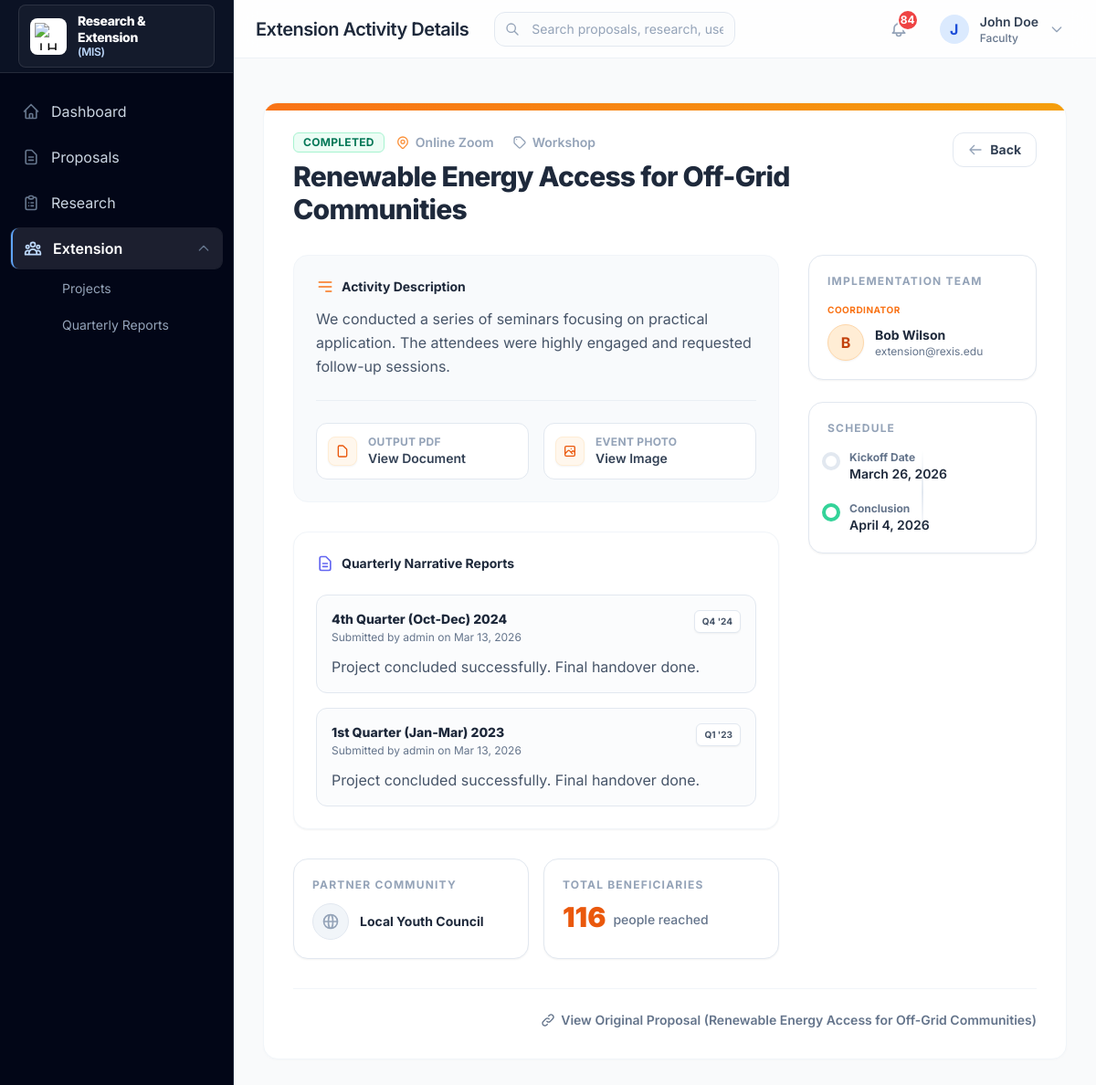
Before: /extension/1/ (signed in) with the older database file.
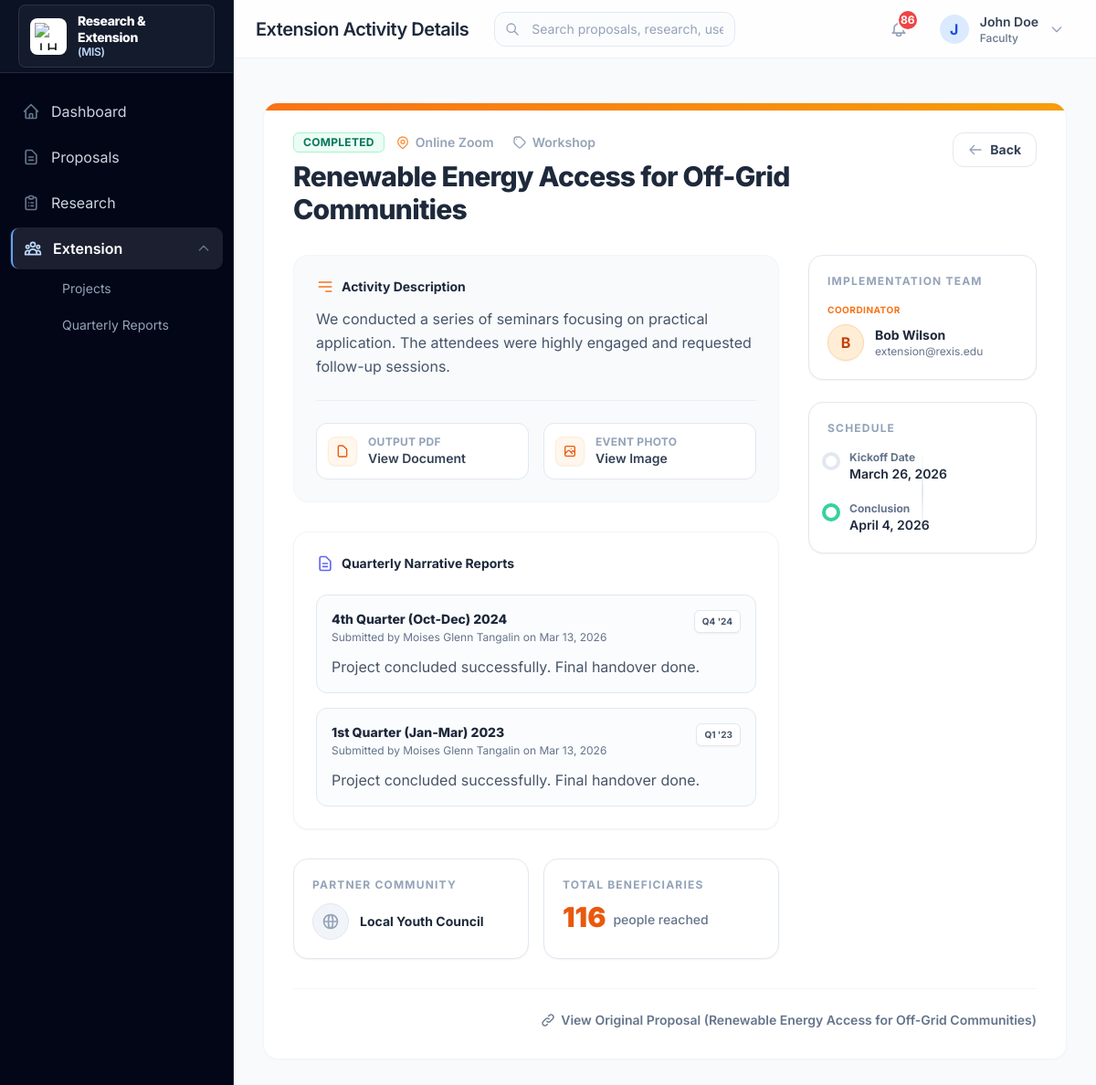
After: the same page with the newer database file.
### extension/models.py (models this page shows, shortened)
class NarrativeReport(models.Model):
    extension_record = models.ForeignKey(
        ExtensionRecord,
        on_delete=models.CASCADE,
        related_name='narrative_reports'
    )
    quarter = models.CharField(max_length=2, choices=ReportQuarter.choices)
    report_year = models.PositiveIntegerField(
        help_text="The year this report covers (e.g. 2024)"
    )
    narrative = models.TextField(
        help_text="Detailed narrative report of activities, achievements, and issues."
    )
    submitted_by = models.ForeignKey(
        settings.AUTH_USER_MODEL,
        on_delete=models.SET_NULL,
        null=True,
        related_name='submitted_narratives'
    )
    date_submitted = models.DateTimeField(auto_now_add=True)
    class Meta:
        ordering = ['-report_year', '-quarter']
        unique_together = ['extension_record', 'quarter', 'report_year']
        verbose_name = 'Narrative Report'
        verbose_name_plural = 'Narrative Reports'

### users/models.py (models this page shows, shortened)
class CustomUser(AbstractUser):
    ROLE_CHOICES = UserRole.choices
    DEPARTMENT_CHOICES = Department.choices
    role = models.CharField(
        max_length=20,
        choices=UserRole.choices,
        default=UserRole.FACULTY
    )
    employee_id = models.CharField(max_length=50, blank=True)
    department = models.CharField(
        max_length=100,
        choices=Department.choices,
        blank=True
    )
    phone = models.CharField(max_length=20, blank=True)
    created_at = models.DateTimeField(auto_now_add=True)
    updated_at = models.DateTimeField(auto_now=True)
    class Meta:
        verbose_name = 'User'
        verbose_name_plural = 'Users'
    @property
    def is_admin(self):
        return self.role == UserRole.ADMIN or self.is_superuser
    @property
    def is_faculty(self):
        return self.role == UserRole.FACULTY
    @property
    def is_research_staff(self):
        return self.role == UserRole.RESEARCH_STAFF
    @property
    def is_extension_staff(self):
        return self.role == UserRole.EXTENSION_STAFF

### extension/views.py (the view)
# urls.py: path('<int:pk>/', views.extension_detail, name='extension_detail'),
@login_required
def extension_detail(request: HttpRequest, pk: int) -> HttpResponse:
    record = get_object_or_404(ExtensionRecord, pk=pk)
    return render(request, 'extension/extension_detail.html', {'record': record})

### templates/extension/extension_detail.html (shortened to what the changed rows need)
{% extends 'base.html' %}
{% block page_title %}Extension Activity Details{% endblock %}
{% block content %}
<div class="max-w-5xl mx-auto mt-4 mb-10">
    <div class="bg-white rounded-2xl shadow-card border border-slate-100 overflow-hidden relative">
        <div class="p-6 md:p-8">
            <div class="flex flex-col md:flex-row md:items-start justify-between gap-6 mb-8">
                <div class="flex-1">
                    <h1 class="text-2xl md:text-3xl font-extrabold text-slate-800 tracking-tight leading-tight">
                        {{ record.title }}
                    </h1>
                </div>
            </div>
            <div class="grid grid-cols-1 lg:grid-cols-3 gap-8">
                <div class="lg:col-span-2 space-y-8">
                    <div class="bg-white rounded-2xl p-6 border border-slate-100 shadow-sm">
                        {% if record.narrative_reports.exists %}
                        <div class="space-y-4">
                            {% for report in record.narrative_reports.all %}
                            <div class="p-4 rounded-xl border border-slate-200 bg-slate-50/50">
                                <div class="flex items-start justify-between mb-3">
                                    <div>
                                        <p class="text-sm font-extrabold text-slate-800">{{ report.get_quarter_display }} {{ report.report_year }}</p>
                                        <p class="text-xs text-slate-500 mt-0.5">Submitted by {{ report.submitted_by.get_full_name|default:report.submitted_by.username }} on {{ report.date_submitted|date:"M d, Y" }}</p>
                                    </div>
                                    <span class="px-2 py-1 bg-white border border-slate-200 text-slate-600 text-[10px] font-bold uppercase rounded-md shadow-sm">
                                        {{ report.quarter }} '{{ report.report_year|stringformat:"s"|slice:"2:" }}
                                    </span>
                                </div>
                                <div class="prose prose-sm prose-slate max-w-none text-slate-600">
                                    <p class="whitespace-pre-line">{{ report.narrative }}</p>
                                </div>
                            </div>
                            {% endfor %}
                        </div>
                        {% endif %}
                    </div>
                </div>
            </div>
        </div>
    </div>
</div>
{% endblock %}

### templates/base.html (shortened to what the changed rows need)
{% load static %}
<!DOCTYPE html>
<html lang="en">
<head>
    <script src="https://cdn.tailwindcss.com"></script>
</head>
<body class="bg-gray-50" x-data="{ sidebarOpen: false }">
    {% if user.is_authenticated %}
    <div class="flex h-screen">
        <aside data-sidebar-variant="executive-clean"
            :class="sidebarOpen ? 'translate-x-0 shadow-2xl' : '-translate-x-full'"
            class="fixed inset-y-0 left-0 z-50 w-64 bg-slate-950 border-r border-slate-800 transform transition-transform duration-300 ease-in-out lg:relative lg:translate-x-0 lg:shadow-sm flex flex-col"
        >
            <div class="flex items-center justify-between h-20 px-5 border-b border-white/10 bg-slate-900/70">
                <div class="flex items-center gap-3 min-w-0 rounded-lg border border-white/10 bg-white/[0.04] px-3 py-2 shadow-sm">
                    <h1 class="text-sm font-extrabold text-white leading-tight tracking-tight">
                        Research &amp; Extension
                        <span class="block text-xs font-semibold text-blue-200">(MIS)</span>
                    </h1>
                </div>
            </div>
        </aside>
        <div class="flex-1 flex flex-col min-w-0">
            <header class="bg-white/80 backdrop-blur-md border-b border-slate-200/60 sticky top-0 z-30 h-16 flex flex-col justify-center">
                <div class="flex items-center justify-between px-4 sm:px-6">
                    <div class="flex items-center gap-3">
                        <h2 class="text-xl font-semibold text-slate-800 tracking-tight hidden lg:block leading-none">{% block page_title %}Dashboard{% endblock %}</h2>
                    </div>
                    <div class="flex items-center gap-4">
                        <div class="relative" x-data="{ notifyOpen: false }">
                            <button @click="notifyOpen = !notifyOpen" @click.away="notifyOpen = false" class="p-2 text-slate-400 hover:text-blue-600 hover:bg-blue-50 rounded-full transition-colors relative focus:outline-none">
                                {% if notification_count > 0 %}
                                <span class="absolute -top-1 -right-1 min-w-6 h-6 bg-red-500 text-white text-xs font-bold rounded-full border-2 border-white flex items-center justify-center leading-none">
                                    {% if notification_count > 99 %}99+{% else %}{{ notification_count }}{% endif %}
                                </span>
                                {% endif %}
                            </button>
                        </div>
                    </div>
                </div>
            </header>
            <main class="flex-1 overflow-x-hidden overflow-y-auto p-4 sm:p-6 lg:p-8">
                <div class="max-w-7xl mx-auto">
                    {% block content %}{% endblock %}
                </div>
            </main>
        </div>
    </div>
    {% else %}
    <div class="min-h-screen flex flex-col justify-center bg-slate-50">
        {% block login_content %}{% endblock %}
    </div>
    {% endif %}
</body>
</html>

Changed rows visible on the page:
changed through a linked row, NarrativeReport "4th Quarter (Oct-Dec)": submitted_by.get_full_name "admin" → "Moises Glenn Tangalin"
changed through a linked row, NarrativeReport "1st Quarter (Jan-Mar)": submitted_by.get_full_name "admin" → "Moises Glenn Tangalin"
Other visible differences:
{{ notification_count }}: "84" → "86"
